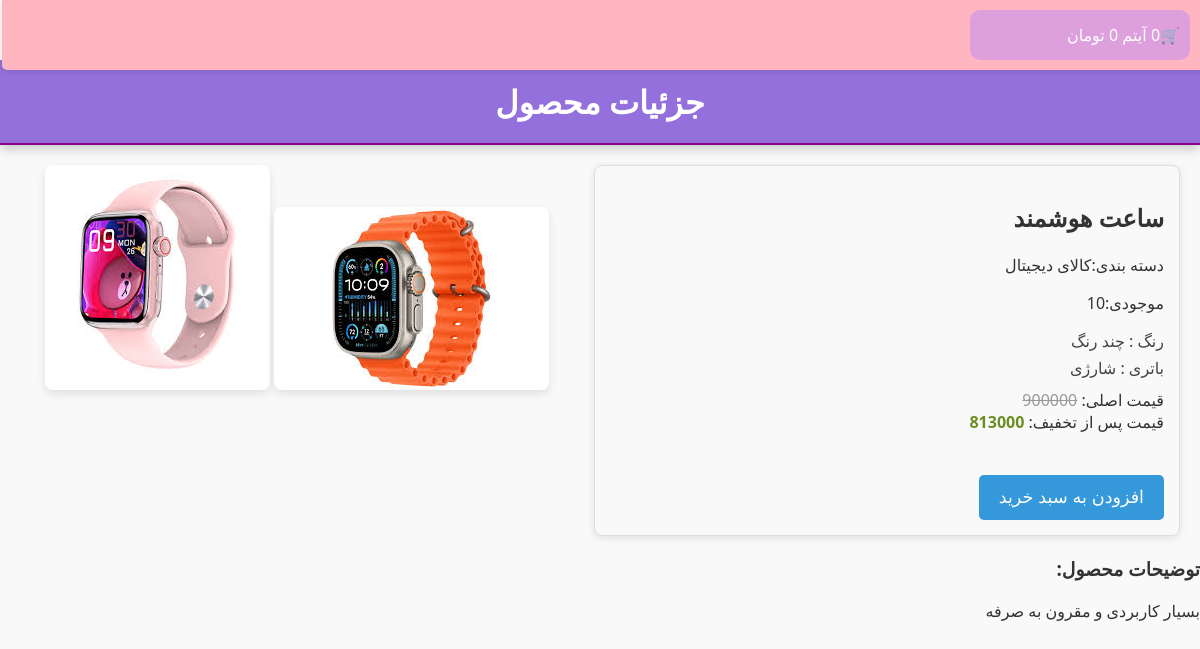
The page /products/5/saat-hoshmnd/ on the database its author committed.
### shop/models.py (models this page shows, shortened)
class Product(models.Model):
    category = models.ForeignKey(Category, on_delete=models.CASCADE, related_name='products', verbose_name='دسته بندی')
    name = models.CharField(max_length=250, verbose_name='نام محصول')
    slug = models.SlugField(max_length=250, unique=True, verbose_name='اسلاگ')
    description = models.TextField(verbose_name='توضیحات')
    inventory = models.PositiveIntegerField(default=0, verbose_name='موجودی')
    weight = models.PositiveIntegerField(default=0, verbose_name='وزن')
    price = models.PositiveIntegerField(default=0, verbose_name='قیمت')
    off = models.PositiveIntegerField(default=0, verbose_name='تخفیف')
    new_price = models.PositiveIntegerField(default=0, verbose_name='قیمت پس از تخفیف')
    created = models.DateTimeField(auto_now_add=True, verbose_name='زمان ایجاد')
    updated = models.DateTimeField(auto_now=True, verbose_name='تاریخ به روز رسانی')
    class Meta:
        ordering = ['-created']
        indexes = [
            models.Index(fields=['id', 'slug']),
            models.Index(fields=['name']),
            models.Index(fields=['-created']),
        ]
        verbose_name = 'محصول'
        verbose_name_plural = 'محصولات'

class Category(models.Model):
    name = models.CharField(max_length=250)
    slug = models.SlugField(max_length=250, unique=True)
    class Meta:
        ordering = ['name']
        indexes = [models.Index(fields=['name'])]
        verbose_name = 'دسته بندی'
        verbose_name_plural = 'دسته بندی ها'
    def __str__(self):
        return self.name

class ProductFeatures(models.Model):
    name = models.CharField(max_length=250, verbose_name='نام ویژگی')
    value = models.CharField(max_length=250, verbose_name='مقدار ویژگی')
    product = models.ForeignKey(Product, related_name='features', on_delete=models.CASCADE, verbose_name='محصول')

class Image(models.Model):
    product = models.ForeignKey(Product, on_delete=models.CASCADE, related_name="images", verbose_name="محصول")
    file = models.ImageField(upload_to="product_images/%Y/%m/%d")
    title = models.CharField(max_length=250, verbose_name="عنوان", null=True, blank=True)
    description = models.TextField(verbose_name="توضیحات", null=True, blank=True)
    created = models.DateTimeField(auto_now_add=True)
    class Meta:
        ordering = ['-created']
        indexes = [
            models.Index(fields=['-created'])
        ]
        verbose_name = "تصویر"
        verbose_name_plural = "تصویر ها"

### shop/views.py (the view)
# urls.py: path('products/<int:id>/<slug:slug>/', views.product_detail, name='product_detail'),
def product_detail(request, id, slug):
    product = get_object_or_404(Product, id=id, slug=slug)
    context = {
        'product': product,
    }
    return render(request, 'shop/product_detail.html', context)

### cart/cart.py (called while the page is built)
    def get_total_price(self):
        total_price = sum(item['price'] * item['quantity'] for item in self.cart.values())
        return total_price

    def __len__(self):
        return sum(item['quantity'] for item in self.cart.values())

### cart/context_processors.py (called while the page is built)
def cart_context(request):
    return {'cart': Cart(request)}

### shop/templates/shop/product_detail.html (shortened to what this page needs)
{% extends 'parent/base.html' %}
{% block content %}
<div class="header">
    <h1>جزئیات محصول</h1>
</div>
<div class="product-container">
        <div class="product-detail">
            <h2>{{product.name}}</h2>
            <p>دسته بندی:{{product.category}}</p>
            <p>موجودی:{{product.inventory}}</p>
            <ul>
                {% for f in product.features.all %}
                <li>{{f.name}} : {{f.value}}</li>
                {% endfor %}
            </ul>
            <div class="price">
                قیمت اصلی:
                <span class="original-price">{{product.price}}</span>
                <br>
                قیمت پس از تخفیف:
                <span class="discount-price">{{product.new_price}}</span>
            </div>
            <br>
            <button type="button" id="add-cart">افزودن به سبد خرید</button>
        </div>
      <div class="product-image">
        {% for img in product.images.all %}
            <img src="{{ img.file.url }}" alt="{{ img.title }}">
        {% endfor %}
    </div>
</div>
<div class="product-description">
        <h3>توضیحات محصول:</h3>
        <p>{{product.description}}</p>
    </div>
{% endblock content%}

### shop/static/css/base.css (style rules this page uses)
.header { padding: 20px; background-color: mediumpurple; color: white; text-align: center; margin-top: 60px; margin-bottom: 20px; border-bottom: 2px solid darkmagenta; box-shadow: 0 4px 10px rgba(0, 0, 0, 0.2); }
body { font-family: 'Segoe UI', Tahoma, Geneva, Verdana, sans-serif; background-color: #f9f9f9; color: #333; margin: 0; padding: 0; }
.header h1 { margin: 0; font-size: 2rem; }
.price { position: relative; margin-top: 10px; }
.original-price { text-decoration: line-through; color: #999; }
.discount-price { color: olivedrab; font-weight: bold; }
.product-container { display: flex; margin: 20px; gap: 20px; }
.product-detail { flex: 1; padding: 15px; border: 1px solid #ddd; border-radius: 8px; background-color: #f9f9f9; box-shadow: 0 2px 8px rgba(0, 0, 0, 0.1); }
.product-image { flex: 1; text-align: center; }
.product-image img { max-width: 100%; height: auto; border-radius: 8px; box-shadow: 0 4px 10px rgba(0, 0, 0, 0.1); }
#add-cart { background-color: #3498db; color: white; padding: 12px 20px; border: none; border-radius: 5px; cursor: pointer; font-size: 1.1rem; transition: background-color 0.3s ease; margin-top: 20px; }
ul { list-style-type: none; padding: 0; margin: 10px 0; }
li { margin-bottom: 5px; font-size: 1rem; color: #444; }
ul { list-style-type: none; padding: 0; }
li { margin: 5px 0; font-size: 1rem; }

### rows shown on the page
Product: name "ساعت هوشمند", category "کالای دیجیتال", inventory "10", price "900000", new_price "813000", description "بسیار کاربردی و مقرون به صرفه"
ProductFeatures: name "رنگ", value "چند رنگ"
ProductFeatures: name "باتری", value "شارژی"
Image: file (picture)
Image: file (picture)

### other values the page prints
{{ item_count }} "0"
{{ cart.get_total_price }} "0"
